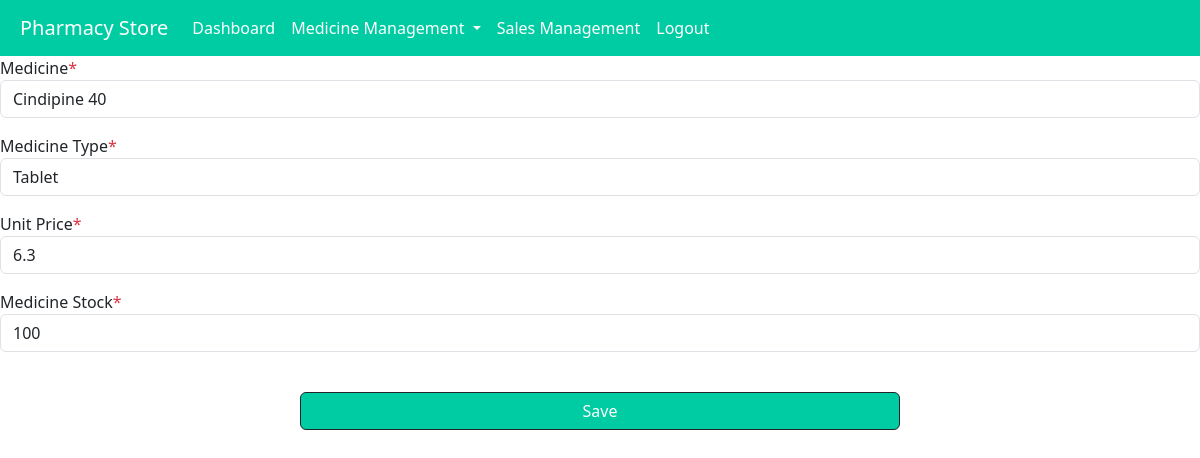
The app's page /editmedicine/24 with its own data.
### app1/models.py (models this page shows, shortened)
class Medicine(models.Model):
    medicinename=models.CharField(max_length=50)
    medicinetype=models.CharField(max_length=50)
    medicinestock=models.CharField(max_length=50)
    medicineprice=models.CharField(max_length=50)

### app1/views.py (the view)
# urls.py: path('editmedicine/<int:id>', views.editmedicine, name='editmedicine'),
def editmedicine(request,id):
    data = Medicine.objects.get(id=id)
    if request.method == "POST":
        newmedicinename = request.POST['newmedicinename']
        newmedicinetype = request.POST['newmedicinetype']
        newmedicineprice = request.POST['newmedicineprice']
        newmedicinestock = request.POST['newmedicinestock']
        try:
            data = Medicine.objects.get(id=id)
            if data.id == id:
                data.medicinename = newmedicinename
                data.medicinetype = newmedicinetype
                data.medicineprice = newmedicineprice
                data.medicinestock = newmedicinestock
                data.save()
                return redirect(controlpage)
            else:
                return HttpResponse("Book not Found")
        except Exception:
            return HttpResponse("Check the Book name")
    else:
        return render(request, 'editmedicine.html', {'data':data})

### template/editmedicine.html (shortened to what this page needs)
<!DOCTYPE html>
<html lang="en">
<head>
    <link href="https://cdn.jsdelivr.net/npm/bootstrap@5.3.2/dist/css/bootstrap.min.css" rel="stylesheet">
</head>
</head>
<body>
<nav class="navbar navbar-expand-lg navbar-light ">
  <a class="navbar-brand" style="margin-left:20px">Pharmacy Store</a>
  <div class="collapse navbar-collapse" id="navbarNav">
    <ul class="navbar-nav">
      <li class="nav-item">
        <a class="nav-link" href="#">Dashboard</a>
      </li>
      <li class="nav-item dropdown">
        <a class="nav-link dropdown-toggle" id="medicineDropdown" role="button" data-toggle="dropdown" aria-haspopup="true" aria-expanded="false">
          Medicine Management
        </a>
      </li>
      <li class="nav-item">
        <a class="nav-link" href="#">Sales Management</a>
      </li>
      <li class="nav-item">
        <a class="nav-link" href="logout">Logout</a>
      </li>
    </ul>
  </div>
</nav>
        <form action="{% url 'editmedicine' id=data.id %}" method="post">
          <div class="modal-body">
            <div class="mb-3">
                <label for="Username">Medicine<span class="text-danger">*</span></label>
                <input type="text" name="newmedicinename" class="form-control" id="Username" value="{{ data.medicinename }}">
            </div>
               <div class="modal-body">
            <div class="mb-3">
                <label for="Username">Medicine Type<span class="text-danger">*</span></label>
                <input type="text" name="newmedicinetype" class="form-control" id="Username" value="{{ data.medicinetype }}">
            </div>
                 <div class="modal-body">
            <div class="mb-3">
                <label for="Username">Unit Price<span class="text-danger">*</span></label>
                <input type="text" name="newmedicineprice" class="form-control" id="Username" value="{{ data.medicineprice }}">
            </div>
                      <div class="modal-body">
            <div class="mb-3">
                <label for="Username">Medicine Stock<span class="text-danger">*</span></label>
                <input type="number" name="newmedicinestock" class="form-control" id="Username" value="{{ data.medicinestock }}">
            </div>
          </div>
          <div class="modal-footer pt-4">
            <button type="submit" class="btn btn-dark mx-auto w-50">Save</button>
          </div>
      </form>
 </body>
</html>

### template/editmedicine.html (style rules this page uses)
body { background-color:white; counter-reset: Serial; }
nav,.modal-header,.btn { background-color:#00cca3; }
.navbar-brand,.nav-link { color:white; }

### records on screen
Medicine: newmedicinename "Cindipine 40", newmedicinetype "Tablet", newmedicineprice "6.3", newmedicinestock "100"
